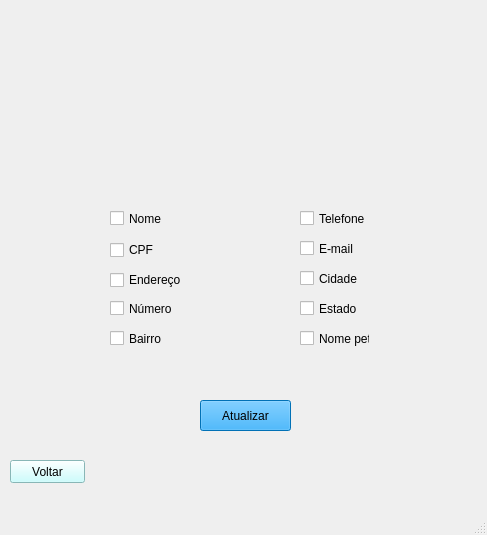
<?xml version="1.0" encoding="UTF-8"?>
<ui version="4.0">
 <class>MainWindow</class>
 <widget class="QMainWindow" name="MainWindow">
  <property name="geometry">
   <rect>
    <x>0</x>
    <y>0</y>
    <width>487</width>
    <height>535</height>
   </rect>
  </property>
  <property name="windowTitle">
   <string>MainWindow</string>
  </property>
  <widget class="QWidget" name="centralwidget">
   <widget class="QCheckBox" name="checkBox_atualizacaoClienteNome">
    <property name="geometry">
     <rect>
      <x>110</x>
      <y>210</y>
      <width>101</width>
      <height>17</height>
     </rect>
    </property>
    <property name="text">
     <string>Nome</string>
    </property>
   </widget>
   <widget class="QCheckBox" name="checkBox_AtualizacaoClienteCPF">
    <property name="geometry">
     <rect>
      <x>110</x>
      <y>240</y>
      <width>101</width>
      <height>20</height>
     </rect>
    </property>
    <property name="text">
     <string>CPF</string>
    </property>
   </widget>
   <widget class="QCheckBox" name="checkBox_atualizacaoClienteEndereco">
    <property name="geometry">
     <rect>
      <x>110</x>
      <y>270</y>
      <width>111</width>
      <height>20</height>
     </rect>
    </property>
    <property name="text">
     <string>Endereço</string>
    </property>
   </widget>
   <widget class="QPushButton" name="btn_atualizar">
    <property name="geometry">
     <rect>
      <x>200</x>
      <y>400</y>
      <width>91</width>
      <height>31</height>
     </rect>
    </property>
    <property name="styleSheet">
     <string notr="true">background-color: rgb(2, 158, 255);</string>
    </property>
    <property name="text">
     <string>Atualizar</string>
    </property>
   </widget>
   <widget class="QCheckBox" name="checkBox_atualizacaoClienteNumero">
    <property name="geometry">
     <rect>
      <x>110</x>
      <y>300</y>
      <width>70</width>
      <height>17</height>
     </rect>
    </property>
    <property name="text">
     <string>Número</string>
    </property>
   </widget>
   <widget class="QCheckBox" name="checkBox_atualizacaoClienteNomePet">
    <property name="geometry">
     <rect>
      <x>300</x>
      <y>330</y>
      <width>70</width>
      <height>17</height>
     </rect>
    </property>
    <property name="text">
     <string>Nome pet</string>
    </property>
   </widget>
   <widget class="QCheckBox" name="checkBox_atualizacaoClienteCidade_2">
    <property name="geometry">
     <rect>
      <x>300</x>
      <y>300</y>
      <width>70</width>
      <height>17</height>
     </rect>
    </property>
    <property name="text">
     <string>Estado</string>
    </property>
   </widget>
   <widget class="QCheckBox" name="checkBox_atualizacaoClienteCidade">
    <property name="geometry">
     <rect>
      <x>300</x>
      <y>270</y>
      <width>70</width>
      <height>17</height>
     </rect>
    </property>
    <property name="text">
     <string>Cidade</string>
    </property>
   </widget>
   <widget class="QCheckBox" name="checkBox_atualizacaoClienteEmail">
    <property name="geometry">
     <rect>
      <x>300</x>
      <y>240</y>
      <width>70</width>
      <height>17</height>
     </rect>
    </property>
    <property name="text">
     <string>E-mail</string>
    </property>
   </widget>
   <widget class="QCheckBox" name="checkBox_atualizacaoClienteTelefone">
    <property name="geometry">
     <rect>
      <x>300</x>
      <y>210</y>
      <width>70</width>
      <height>17</height>
     </rect>
    </property>
    <property name="text">
     <string>Telefone</string>
    </property>
   </widget>
   <widget class="QCheckBox" name="checkBox_atualizacaoClienteBairro">
    <property name="geometry">
     <rect>
      <x>110</x>
      <y>330</y>
      <width>70</width>
      <height>17</height>
     </rect>
    </property>
    <property name="text">
     <string>Bairro</string>
    </property>
   </widget>
   <widget class="QPushButton" name="btn_voltar">
    <property name="geometry">
     <rect>
      <x>10</x>
      <y>460</y>
      <width>75</width>
      <height>23</height>
     </rect>
    </property>
    <property name="styleSheet">
     <string notr="true">background-color: rgb(190, 255, 255);</string>
    </property>
    <property name="text">
     <string>Voltar</string>
    </property>
   </widget>
   <widget class="QLabel" name="label">
    <property name="geometry">
     <rect>
      <x>-10</x>
      <y>-20</y>
      <width>531</width>
      <height>531</height>
     </rect>
    </property>
    <property name="text">
     <string/>
    </property>
    <property name="pixmap">
     <pixmap>../../Downloads/MicrosoftTeams-image (16).png</pixmap>
    </property>
   </widget>
   <zorder>label</zorder>
   <zorder>checkBox_atualizacaoClienteNome</zorder>
   <zorder>checkBox_AtualizacaoClienteCPF</zorder>
   <zorder>checkBox_atualizacaoClienteEndereco</zorder>
   <zorder>btn_atualizar</zorder>
   <zorder>checkBox_atualizacaoClienteNumero</zorder>
   <zorder>checkBox_atualizacaoClienteNomePet</zorder>
   <zorder>checkBox_atualizacaoClienteCidade_2</zorder>
   <zorder>checkBox_atualizacaoClienteCidade</zorder>
   <zorder>checkBox_atualizacaoClienteEmail</zorder>
   <zorder>checkBox_atualizacaoClienteTelefone</zorder>
   <zorder>checkBox_atualizacaoClienteBairro</zorder>
   <zorder>btn_voltar</zorder>
  </widget>
  <widget class="QMenuBar" name="menubar">
   <property name="geometry">
    <rect>
     <x>0</x>
     <y>0</y>
     <width>487</width>
     <height>21</height>
    </rect>
   </property>
  </widget>
  <widget class="QStatusBar" name="statusbar"/>
 </widget>
 <resources/>
 <connections/>
</ui>
